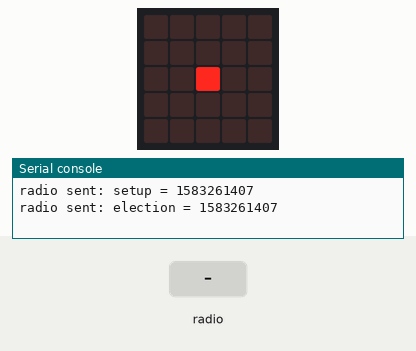
Simulated run of this program. Board: BBC micro:bit (MakeCode). Shown: the board's 5×5 LED display, the last lines printed to the serial console. The test bench sets the inputs (shaded band). No radio messages arrive unless stated (any console line starting 'radio sent:' is added by the test bench).

Above: at 1.6 s.
1.7 s: radio message "election=1" arrives
At 1.9 s:
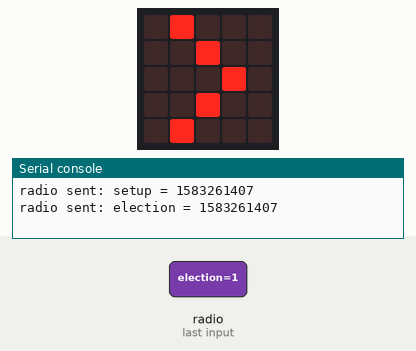
At 2.7 s:
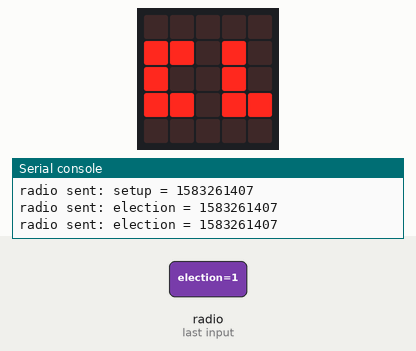
4.7 s: radio message "leader=1" arrives
At 5.6 s:
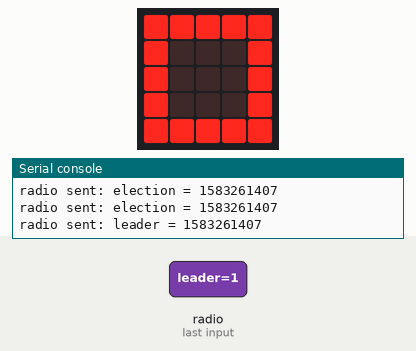
Timing chart, 0 to 7.7 s (numbered marks = the images above; inputs shaded):
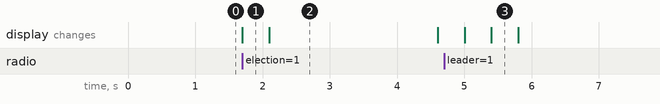

The program:

main.ts
```typescript
enum RadioMessage {
    message1 = 49434
}
radio.onReceivedValue(function (name, value) {
    if (name == "election") {
        if (control.deviceSerialNumber() > value) {
            basic.showLeds(`
                . # . . .
                . . # . .
                . . . # .
                . . # . .
                . # . . .
                `)
            candidateLeader = 1
            radio.sendValue("election", control.deviceSerialNumber())
        } else {
            basic.showLeds(`
                . . . # .
                . . # . .
                . # . . .
                . . # . .
                . . . # .
                `)
            candidateLeader = 0
        }
    }
    if (name == "leader") {
        leaderElected = 1
        basic.showLeds(`
            # # # # #
            # . . . #
            # . . . #
            # . . . #
            # # # # #
            `)
    }
    if (name == "setup") {
        doElection()
    }
})
function doElection () {
    basic.showLeds(`
        . . . . .
        . . . . .
        . . # . .
        . . . . .
        . . . . .
        `)
    leader = 0
    candidateLeader = 0
    leaderElected = 0
    electionCountdown = 5
    radio.sendValue("election", control.deviceSerialNumber())
}
let electionCountdown = 0
let leader = 0
let leaderElected = 0
let candidateLeader = 0
radio.setGroup(1)
radio.sendValue("setup", control.deviceSerialNumber())
doElection()
loops.everyInterval(1000, function () {
    electionCountdown += -1
    if (electionCountdown == 0) {
        if (candidateLeader) {
            leader = 1
            leaderElected = 1
            radio.sendValue("leader", control.deviceSerialNumber())
            basic.showLeds(`
                # # # # #
                # . . . #
                # . # . #
                # . . . #
                # # # # #
                `)
        }
    }
})
basic.forever(function () {
    if (!(leaderElected)) {
        if (candidateLeader) {
            basic.showLeds(`
                . . . . .
                # # . # .
                # . . # .
                # # . # #
                . . . . .
                `)
        }
    } else {
        if (leader) {
            basic.showLeds(`
                . . . . .
                . # . . .
                . # . . .
                . # # # .
                . . . . .
                `)
        } else {
            basic.showLeds(`
                . . . . .
                . # . # .
                . . # . .
                . # . # .
                . . . . .
                `)
        }
    }
})
```

test.ts
```typescript
// i test vanno qui; questi non saranno compilati quando questo pacchetto viene usato come estensione.
```

Measured:
- after the input at 1.7 s, the display: changes at once (image 1)
- after the input at 4.7 s, the display: first differs from a run without the input after 0.70 s (image 3)
- what the display in image 1 shows lasts 0.4 s, from 1.7 s to 2.1 s
- what the display in image 2 shows lasts 2.5 s, from 2.1 s to 4.6 s
